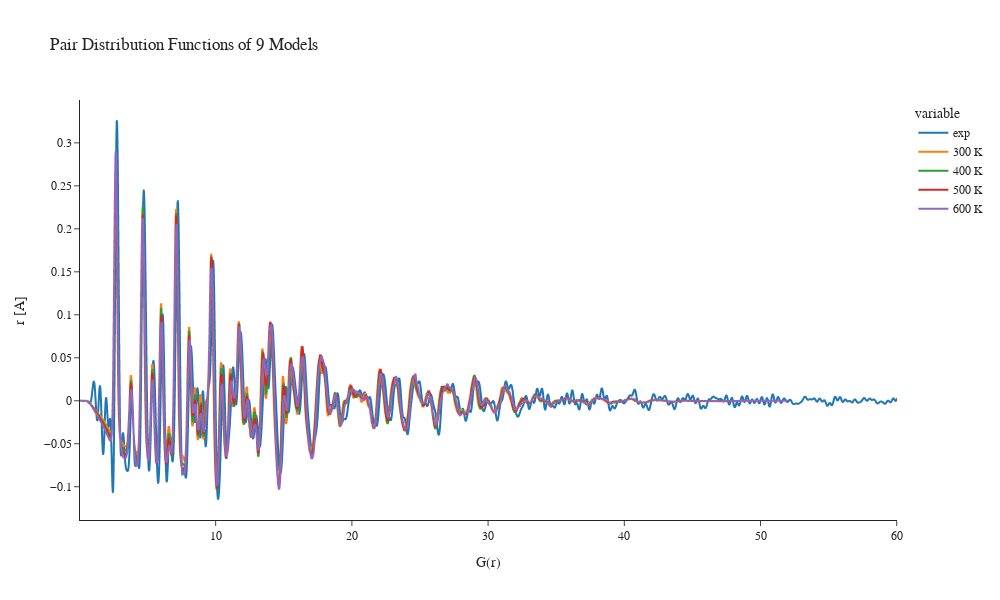

Source (notebook cell):
### Code cell
import pandas as pd
import numpy as np
import plotly.express as px
M = pd.DataFrame()

df_exp = pd.read_csv('../Post-PtPdCo-PDF.csv', sep = '\s+', header=None, names=['r','G(r)'])
df_exp = df_exp.replace('--',np.nan).dropna()
rest_df_exp = df_exp["G(r)"].iloc[1::2].astype(float)
rest_df_exp = rest_df_exp.reset_index(drop=True)
rest_df_exp.index += 1
M['exp'] = rest_df_exp

dx = 0.02

#M.index = M0['#r(A)']
M300 = pd.read_csv('p300_d2.txt', sep='\s+')
M400 = pd.read_csv('p400_d2.txt', sep='\s+')
M500 = pd.read_csv('p500_d2.txt', sep='\s+')
M600 = pd.read_csv('p600_d2.txt', sep='\s+')
M['300 K'] = M300['G(r)']
M['400 K'] = M400['G(r)']
M['500 K'] = M500['G(r)']
M['600 K'] = M600['G(r)']
M.index = (M.index + 1)*dx

for i in temps:
    a = M[M[f'{i} K']== max(M[f'{i} K'])].index[0]
    b = 0.29 #### Al parecer este es el originario de todo lo que yo estaba haciendo
    c = b/(float(M[f'{i} K'][a]))
    M[f'{i} K'] *= c
    rest = M['exp'] - M[f'{i} K']
    error = np.sum(rest**2)
    error_p = np.sqrt(error)*100/50
    print(f'Para {i} K el error es {error},y el error porcentual es {error_p}')




fig = px.line(M, template='simple_white', title='Pair Distribution Functions of 9 Models',
    width=1000, height=600)
fig.update_layout(
    font_family="serif",
    title_font_family="serif")
fig.update_xaxes(title_text='G(r)')
fig.update_yaxes(title_text='r [A]')
fig.show()

### Figure 1 — Plotly figure (JSON) as saved in the notebook; plotly's stock layout.template omitted (floating-point values rounded to 4 significant figures; data arrays with more than 128 entries replaced by an {"elided": "..."} marker saying what was removed)
{"data": [{"hovertemplate": "variable=exp<br>index=%{x}<br>value=%{y}<extra></extra>", "legendgroup": "exp", "line": {"color": "#1F77B4", "dash": "solid"}, "marker": {"symbol": "circle"}, "mode": "lines", "name": "exp", "showlegend": true, "type": "scattergl", "x": {"elided": "3000 float values"}, "xaxis": "x", "y": {"elided": "3000 float values"}, "yaxis": "y"}, {"hovertemplate": "variable=300 K<br>index=%{x}<br>value=%{y}<extra></extra>", "legendgroup": "300 K", "line": {"color": "#FF7F0E", "dash": "solid"}, "marker": {"symbol": "circle"}, "mode": "lines", "name": "300 K", "showlegend": true, "type": "scattergl", "x": {"elided": "3000 float values"}, "xaxis": "x", "y": {"elided": "3000 float values"}, "yaxis": "y"}, {"hovertemplate": "variable=400 K<br>index=%{x}<br>value=%{y}<extra></extra>", "legendgroup": "400 K", "line": {"color": "#2CA02C", "dash": "solid"}, "marker": {"symbol": "circle"}, "mode": "lines", "name": "400 K", "showlegend": true, "type": "scattergl", "x": {"elided": "3000 float values"}, "xaxis": "x", "y": {"elided": "3000 float values"}, "yaxis": "y"}, {"hovertemplate": "variable=500 K<br>index=%{x}<br>value=%{y}<extra></extra>", "legendgroup": "500 K", "line": {"color": "#D62728", "dash": "solid"}, "marker": {"symbol": "circle"}, "mode": "lines", "name": "500 K", "showlegend": true, "type": "scattergl", "x": {"elided": "3000 float values"}, "xaxis": "x", "y": {"elided": "3000 float values"}, "yaxis": "y"}, {"hovertemplate": "variable=600 K<br>index=%{x}<br>value=%{y}<extra></extra>", "legendgroup": "600 K", "line": {"color": "#9467BD", "dash": "solid"}, "marker": {"symbol": "circle"}, "mode": "lines", "name": "600 K", "showlegend": true, "type": "scattergl", "x": {"elided": "3000 float values"}, "xaxis": "x", "y": {"elided": "3000 float values"}, "yaxis": "y"}], "layout": {"font": {"family": "serif"}, "height": 600, "legend": {"title": {"text": "variable"}, "tracegroupgap": 0}, "title": {"font": {"family": "serif"}, "text": "Pair Distribution Functions of 9 Models"}, "width": 1000, "xaxis": {"anchor": "y", "domain": [0, 1], "title": {"text": "G(r)"}}, "yaxis": {"anchor": "x", "domain": [0, 1], "title": {"text": "r [A]"}}}}
